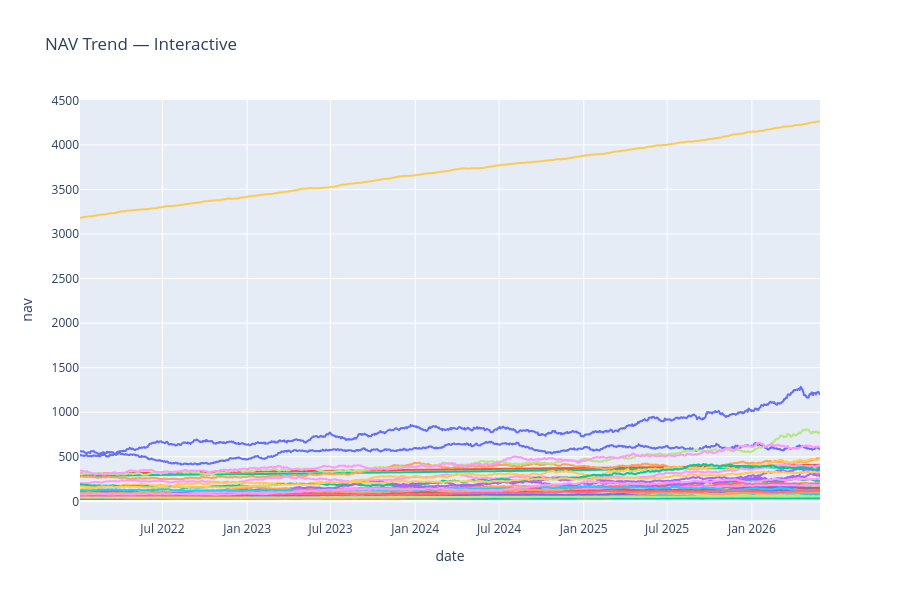

The code cell stored with this chart in its notebook:
### Markdown cell above
INTERACTIVE NAV CHART

### Code cell
fig = px.line(
    nav_history,
    x="date",
    y="nav",
    color="amfi_code",
    title="NAV Trend — Interactive"
)

fig.update_layout(
    height=600,
    showlegend=False
)

fig.show()

### Figure 1 — Plotly figure (JSON) as saved in the notebook; plotly's stock layout.template omitted (floating-point values rounded to 4 significant figures; data arrays with more than 128 entries replaced by an {"elided": "..."} marker saying what was removed)
{"data": [{"hovertemplate": "amfi_code=100016<br>date=%{x}<br>nav=%{y}<extra></extra>", "legendgroup": "100016", "line": {"color": "#636efa", "dash": "solid"}, "marker": {"symbol": "circle"}, "mode": "lines", "name": "100016", "showlegend": true, "type": "scattergl", "x": {"elided": "1150 str values"}, "xaxis": "x", "y": {"elided": "1150 float values"}, "yaxis": "y"}, {"hovertemplate": "amfi_code=101208<br>date=%{x}<br>nav=%{y}<extra></extra>", "legendgroup": "101208", "line": {"color": "#EF553B", "dash": "solid"}, "marker": {"symbol": "circle"}, "mode": "lines", "name": "101208", "showlegend": true, "type": "scattergl", "x": {"elided": "1150 str values"}, "xaxis": "x", "y": {"elided": "1150 float values"}, "yaxis": "y"}, {"hovertemplate": "amfi_code=120507<br>date=%{x}<br>nav=%{y}<extra></extra>", "legendgroup": "120507", "line": {"color": "#00cc96", "dash": "solid"}, "marker": {"symbol": "circle"}, "mode": "lines", "name": "120507", "showlegend": true, "type": "scattergl", "x": {"elided": "1150 str values"}, "xaxis": "x", "y": {"elided": "1150 float values"}, "yaxis": "y"}, {"hovertemplate": "amfi_code=149324<br>date=%{x}<br>nav=%{y}<extra></extra>", "legendgroup": "149324", "line": {"color": "#ab63fa", "dash": "solid"}, "marker": {"symbol": "circle"}, "mode": "lines", "name": "149324", "showlegend": true, "type": "scattergl", "x": {"elided": "1150 str values"}, "xaxis": "x", "y": {"elided": "1150 float values"}, "yaxis": "y"}, {"hovertemplate": "amfi_code=120841<br>date=%{x}<br>nav=%{y}<extra></extra>", "legendgroup": "120841", "line": {"color": "#FFA15A", "dash": "solid"}, "marker": {"symbol": "circle"}, "mode": "lines", "name": "120841", "showlegend": true, "type": "scattergl", "x": {"elided": "1150 str values"}, "xaxis": "x", "y": {"elided": "1150 float values"}, "yaxis": "y"}, {"hovertemplate": "amfi_code=120842<br>date=%{x}<br>nav=%{y}<extra></extra>", "legendgroup": "120842", "line": {"color": "#19d3f3", "dash": "solid"}, "marker": {"symbol": "circle"}, "mode": "lines", "name": "120842", "showlegend": true, "type": "scattergl", "x": {"elided": "1150 str values"}, "xaxis": "x", "y": {"elided": "1150 float values"}, "yaxis": "y"}, {"hovertemplate": "amfi_code=101207<br>date=%{x}<br>nav=%{y}<extra></extra>", "legendgroup": "101207", "line": {"color": "#FF6692", "dash": "solid"}, "marker": {"symbol": "circle"}, "mode": "lines", "name": "101207", "showlegend": true, "type": "scattergl", "x": {"elided": "1150 str values"}, "xaxis": "x", "y": {"elided": "1150 float values"}, "yaxis": "y"}, {"hovertemplate": "amfi_code=120843<br>date=%{x}<br>nav=%{y}<extra></extra>", "legendgroup": "120843", "line": {"color": "#B6E880", "dash": "solid"}, "marker": {"symbol": "circle"}, "mode": "lines", "name": "120843", "showlegend": true, "type": "scattergl", "x": {"elided": "1150 str values"}, "xaxis": "x", "y": {"elided": "1150 float values"}, "yaxis": "y"}, {"hovertemplate": "amfi_code=120506<br>date=%{x}<br>nav=%{y}<extra></extra>", "legendgroup": "120506", "line": {"color": "#FF97FF", "dash": "solid"}, "marker": {"symbol": "circle"}, "mode": "lines", "name": "120506", "showlegend": true, "type": "scattergl", "x": {"elided": "1150 str values"}, "xaxis": "x", "y": {"elided": "1150 float values"}, "yaxis": "y"}, {"hovertemplate": "amfi_code=120844<br>date=%{x}<br>nav=%{y}<extra></extra>", "legendgroup": "120844", "line": {"color": "#FECB52", "dash": "solid"}, "marker": {"symbol": "circle"}, "mode": "lines", "name": "120844", "showlegend": true, "type": "scattergl", "x": {"elided": "1150 str values"}, "xaxis": "x", "y": {"elided": "1150 float values"}, "yaxis": "y"}, {"hovertemplate": "amfi_code=125497<br>date=%{x}<br>nav=%{y}<extra></extra>", "legendgroup": "125497", "line": {"color": "#636efa", "dash": "solid"}, "marker": {"symbol": "circle"}, "mode": "lines", "name": "125497", "showlegend": true, "type": "scattergl", "x": {"elided": "1150 str values"}, "xaxis": "x", "y": {"elided": "1150 float values"}, "yaxis": "y"}, {"hovertemplate": "amfi_code=125498<br>date=%{x}<br>nav=%{y}<extra></extra>", "legendgroup": "125498", "line": {"color": "#EF553B", "dash": "solid"}, "marker": {"symbol": "circle"}, "mode": "lines", "name": "125498", "showlegend": true, "type": "scattergl", "x": {"elided": "1150 str values"}, "xaxis": "x", "y": {"elided": "1150 float values"}, "yaxis": "y"}, {"hovertemplate": "amfi_code=148567<br>date=%{x}<br>nav=%{y}<extra></extra>", "legendgroup": "148567", "line": {"color": "#00cc96", "dash": "solid"}, "marker": {"symbol": "circle"}, "mode": "lines", "name": "148567", "showlegend": true, "type": "scattergl", "x": {"elided": "1150 str values"}, "xaxis": "x", "y": {"elided": "1150 float values"}, "yaxis": "y"}, {"hovertemplate": "amfi_code=100033<br>date=%{x}<br>nav=%{y}<extra></extra>", "legendgroup": "100033", "line": {"color": "#ab63fa", "dash": "solid"}, "marker": {"symbol": "circle"}, "mode": "lines", "name": "100033", "showlegend": true, "type": "scattergl", "x": {"elided": "1150 str values"}, "xaxis": "x", "y": {"elided": "1150 float values"}, "yaxis": "y"}, {"hovertemplate": "amfi_code=148568<br>date=%{x}<br>nav=%{y}<extra></extra>", "legendgroup": "148568", "line": {"color": "#FFA15A", "dash": "solid"}, "marker": {"symbol": "circle"}, "mode": "lines", "name": "148568", "showlegend": true, "type": "scattergl", "x": {"elided": "1150 str values"}, "xaxis": "x", "y": {"elided": "1150 float values"}, "yaxis": "y"}, {"hovertemplate": "amfi_code=148569<br>date=%{x}<br>nav=%{y}<extra></extra>", "legendgroup": "148569", "line": {"color": "#19d3f3", "dash": "solid"}, "marker": {"symbol": "circle"}, "mode": "lines", "name": "148569", "showlegend": true, "type": "scattergl", "x": {"elided": "1150 str values"}, "xaxis": "x", "y": {"elided": "1150 float values"}, "yaxis": "y"}, {"hovertemplate": "amfi_code=100025<br>date=%{x}<br>nav=%{y}<extra></extra>", "legendgroup": "100025", "line": {"color": "#FF6692", "dash": "solid"}, "marker": {"symbol": "circle"}, "mode": "lines", "name": "100025", "showlegend": true, "type": "scattergl", "x": {"elided": "1150 str values"}, "xaxis": "x", "y": {"elided": "1150 float values"}, "yaxis": "y"}, {"hovertemplate": "amfi_code=101206<br>date=%{x}<br>nav=%{y}<extra></extra>", "legendgroup": "101206", "line": {"color": "#B6E880", "dash": "solid"}, "marker": {"symbol": "circle"}, "mode": "lines", "name": "101206", "showlegend": true, "type": "scattergl", "x": {"elided": "1150 str values"}, "xaxis": "x", "y": {"elided": "1150 float values"}, "yaxis": "y"}, {"hovertemplate": "amfi_code=149322<br>date=%{x}<br>nav=%{y}<extra></extra>", "legendgroup": "149322", "line": {"color": "#FF97FF", "dash": "solid"}, "marker": {"symbol": "circle"}, "mode": "lines", "name": "149322", "showlegend": true, "type": "scattergl", "x": {"elided": "1150 str values"}, "xaxis": "x", "y": {"elided": "1150 float values"}, "yaxis": "y"}, {"hovertemplate": "amfi_code=120505<br>date=%{x}<br>nav=%{y}<extra></extra>", "legendgroup": "120505", "line": {"color": "#FECB52", "dash": "solid"}, "marker": {"symbol": "circle"}, "mode": "lines", "name": "120505", "showlegend": true, "type": "scattergl", "x": {"elided": "1150 str values"}, "xaxis": "x", "y": {"elided": "1150 float values"}, "yaxis": "y"}, {"hovertemplate": "amfi_code=120504<br>date=%{x}<br>nav=%{y}<extra></extra>", "legendgroup": "120504", "line": {"color": "#636efa", "dash": "solid"}, "marker": {"symbol": "circle"}, "mode": "lines", "name": "120504", "showlegend": true, "type": "scattergl", "x": {"elided": "1150 str values"}, "xaxis": "x", "y": {"elided": "1150 float values"}, "yaxis": "y"}, {"hovertemplate": "amfi_code=118634<br>date=%{x}<br>nav=%{y}<extra></extra>", "legendgroup": "118634", "line": {"color": "#EF553B", "dash": "solid"}, "marker": {"symbol": "circle"}, "mode": "lines", "name": "118634", "showlegend": true, "type": "scattergl", "x": {"elided": "1150 str values"}, "xaxis": "x", "y": {"elided": "1150 float values"}, "yaxis": "y"}, {"hovertemplate": "amfi_code=118636<br>date=%{x}<br>nav=%{y}<extra></extra>", "legendgroup": "118636", "line": {"color": "#00cc96", "dash": "solid"}, "marker": {"symbol": "circle"}, "mode": "lines", "name": "118636", "showlegend": true, "type": "scattergl", "x": {"elided": "1150 str values"}, "xaxis": "x", "y": {"elided": "1150 float values"}, "yaxis": "y"}, {"hovertemplate": "amfi_code=119092<br>date=%{x}<br>nav=%{y}<extra></extra>", "legendgroup": "119092", "line": {"color": "#ab63fa", "dash": "solid"}, "marker": {"symbol": "circle"}, "mode": "lines", "name": "119092", "showlegend": true, "type": "scattergl", "x": {"elided": "1150 str values"}, "xaxis": "x", "y": {"elided": "1150 float values"}, "yaxis": "y"}, {"hovertemplate": "amfi_code=119093<br>date=%{x}<br>nav=%{y}<extra></extra>", "legendgroup": "119093", "line": {"color": "#FFA15A", "dash": "solid"}, "marker": {"symbol": "circle"}, "mode": "lines", "name": "119093", "showlegend": true, "type": "scattergl", "x": {"elided": "1150 str values"}, "xaxis": "x", "y": {"elided": "1150 float values"}, "yaxis": "y"}, {"hovertemplate": "amfi_code=118633<br>date=%{x}<br>nav=%{y}<extra></extra>", "legendgroup": "118633", "line": {"color": "#19d3f3", "dash": "solid"}, "marker": {"symbol": "circle"}, "mode": "lines", "name": "118633", "showlegend": true, "type": "scattergl", "x": {"elided": "1150 str values"}, "xaxis": "x", "y": {"elided": "1150 float values"}, "yaxis": "y"}, {"hovertemplate": "amfi_code=119094<br>date=%{x}<br>nav=%{y}<extra></extra>", "legendgroup": "119094", "line": {"color": "#FF6692", "dash": "solid"}, "marker": {"symbol": "circle"}, "mode": "lines", "name": "119094", "showlegend": true, "type": "scattergl", "x": {"elided": "1150 str values"}, "xaxis": "x", "y": {"elided": "1150 float values"}, "yaxis": "y"}, {"hovertemplate": "amfi_code=119095<br>date=%{x}<br>nav=%{y}<extra></extra>", "legendgroup": "119095", "line": {"color": "#B6E880", "dash": "solid"}, "marker": {"symbol": "circle"}, "mode": "lines", "name": "119095", "showlegend": true, "type": "scattergl", "x": {"elided": "1150 str values"}, "xaxis": "x", "y": {"elided": "1150 float values"}, "yaxis": "y"}, {"hovertemplate": "amfi_code=102885<br>date=%{x}<br>nav=%{y}<extra></extra>", "legendgroup": "102885", "line": {"color": "#FF97FF", "dash": "solid"}, "marker": {"symbol": "circle"}, "mode": "lines", "name": "102885", "showlegend": true, "type": "scattergl", "x": {"elided": "1150 str values"}, "xaxis": "x", "y": {"elided": "1150 float values"}, "yaxis": "y"}, {"hovertemplate": "amfi_code=118632<br>date=%{x}<br>nav=%{y}<extra></extra>", "legendgroup": "118632", "line": {"color": "#FECB52", "dash": "solid"}, "marker": {"symbol": "circle"}, "mode": "lines", "name": "118632", "showlegend": true, "type": "scattergl", "x": {"elided": "1150 str values"}, "xaxis": "x", "y": {"elided": "1150 float values"}, "yaxis": "y"}, {"hovertemplate": "amfi_code=119551<br>date=%{x}<br>nav=%{y}<extra></extra>", "legendgroup": "119551", "line": {"color": "#636efa", "dash": "solid"}, "marker": {"symbol": "circle"}, "mode": "lines", "name": "119551", "showlegend": true, "type": "scattergl", "x": {"elided": "1150 str values"}, "xaxis": "x", "y": {"elided": "1150 float values"}, "yaxis": "y"}, {"hovertemplate": "amfi_code=119552<br>date=%{x}<br>nav=%{y}<extra></extra>", "legendgroup": "119552", "line": {"color": "#EF553B", "dash": "solid"}, "marker": {"symbol": "circle"}, "mode": "lines", "name": "119552", "showlegend": true, "type": "scattergl", "x": {"elided": "1150 str values"}, "xaxis": "x", "y": {"elided": "1150 float values"}, "yaxis": "y"}, {"hovertemplate": "amfi_code=102887<br>date=%{x}<br>nav=%{y}<extra></extra>", "legendgroup": "102887", "line": {"color": "#00cc96", "dash": "solid"}, "marker": {"symbol": "circle"}, "mode": "lines", "name": "102887", "showlegend": true, "type": "scattergl", "x": {"elided": "1150 str values"}, "xaxis": "x", "y": {"elided": "1150 float values"}, "yaxis": "y"}, {"hovertemplate": "amfi_code=119598<br>date=%{x}<br>nav=%{y}<extra></extra>", "legendgroup": "119598", "line": {"color": "#ab63fa", "dash": "solid"}, "marker": {"symbol": "circle"}, "mode": "lines", "name": "119598", "showlegend": true, "type": "scattergl", "x": {"elided": "1150 str values"}, "xaxis": "x", "y": {"elided": "1150 float values"}, "yaxis": "y"}, {"hovertemplate": "amfi_code=119599<br>date=%{x}<br>nav=%{y}<extra></extra>", "legendgroup": "119599", "line": {"color": "#FFA15A", "dash": "solid"}, "marker": {"symbol": "circle"}, "mode": "lines", "name": "119599", "showlegend": true, "type": "scattergl", "x": {"elided": "1150 str values"}, "xaxis": "x", "y": {"elided": "1150 float values"}, "yaxis": "y"}, {"hovertemplate": "amfi_code=102886<br>date=%{x}<br>nav=%{y}<extra></extra>", "legendgroup": "102886", "line": {"color": "#19d3f3", "dash": "solid"}, "marker": {"symbol": "circle"}, "mode": "lines", "name": "102886", "showlegend": true, "type": "scattergl", "x": {"elided": "1150 str values"}, "xaxis": "x", "y": {"elided": "1150 float values"}, "yaxis": "y"}, {"hovertemplate": "amfi_code=120503<br>date=%{x}<br>nav=%{y}<extra></extra>", "legendgroup": "120503", "line": {"color": "#FF6692", "dash": "solid"}, "marker": {"symbol": "circle"}, "mode": "lines", "name": "120503", "showlegend": true, "type": "scattergl", "x": {"elided": "1150 str values"}, "xaxis": "x", "y": {"elided": "1150 float values"}, "yaxis": "y"}, {"hovertemplate": "amfi_code=119120<br>date=%{x}<br>nav=%{y}<extra></extra>", "legendgroup": "119120", "line": {"color": "#B6E880", "dash": "solid"}, "marker": {"symbol": "circle"}, "mode": "lines", "name": "119120", "showlegend": true, "type": "scattergl", "x": {"elided": "1150 str values"}, "xaxis": "x", "y": {"elided": "1150 float values"}, "yaxis": "y"}, {"hovertemplate": "amfi_code=149323<br>date=%{x}<br>nav=%{y}<extra></extra>", "legendgroup": "149323", "line": {"color": "#FF97FF", "dash": "solid"}, "marker": {"symbol": "circle"}, "mode": "lines", "name": "149323", "showlegend": true, "type": "scattergl", "x": {"elided": "1150 str values"}, "xaxis": "x", "y": {"elided": "1150 float values"}, "yaxis": "y"}, {"hovertemplate": "amfi_code=118635<br>date=%{x}<br>nav=%{y}<extra></extra>", "legendgroup": "118635", "line": {"color": "#FECB52", "dash": "solid"}, "marker": {"symbol": "circle"}, "mode": "lines", "name": "118635", "showlegend": true, "type": "scattergl", "x": {"elided": "1150 str values"}, "xaxis": "x", "y": {"elided": "1150 float values"}, "yaxis": "y"}], "layout": {"height": 600, "legend": {"title": {"text": "amfi_code"}, "tracegroupgap": 0}, "showlegend": false, "title": {"text": "NAV Trend — Interactive"}, "xaxis": {"anchor": "y", "domain": [0, 1], "title": {"text": "date"}}, "yaxis": {"anchor": "x", "domain": [0, 1], "title": {"text": "nav"}}}}
